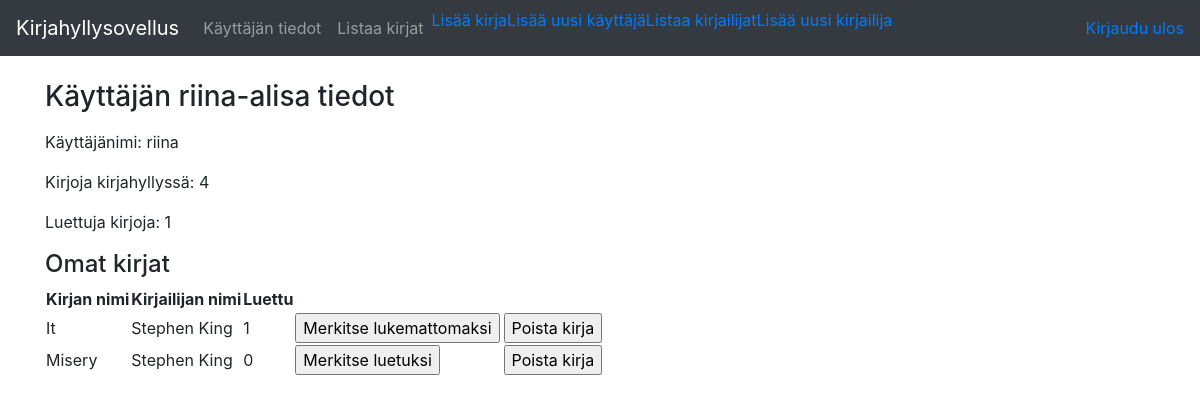
Before: /auth/riina/ (signed in) with the older database file.
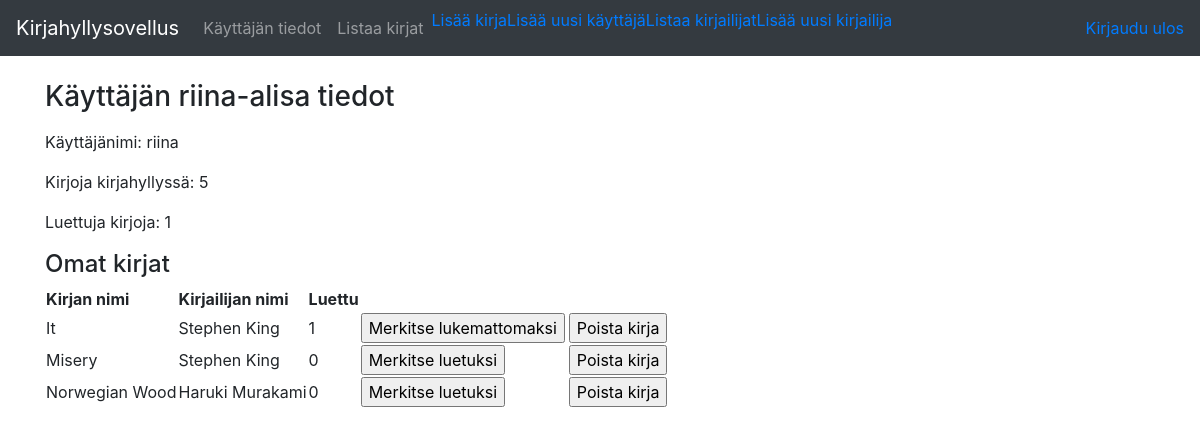
After: the same page with the newer database file.
### application/auth/models.py (models this page shows, shortened)
class User(Base):
    __tablename__ = "account"
    name = db.Column(db.String(30), nullable=False)
    username = db.Column(db.String(30), nullable=False)
    password = db.Column(db.String(30), nullable=False)
    mybooks = db.relationship("Book", secondary=users_books,
        backref=db.backref('mybooks', lazy='dynamic'))
    @staticmethod
    def count_all_books(userid):
        stmt = text("SELECT COUNT(users_books.book_id) FROM users_books WHERE user_id = :userid").params(userid=userid)
        res = db.engine.execute(stmt)
        return res.fetchone()[0]
    @staticmethod
    def count_read_books(userid):
        stmt = text("SELECT COUNT(users_books.book_id) FROM users_books WHERE user_id =  :userid AND read = 1").params(userid=userid)
        res = db.engine.execute(stmt)
        return res.fetchone()[0]

### tables this page shows
CREATE TABLE users_books (
	book_id INTEGER, 
	user_id INTEGER, 
	read BOOLEAN NOT NULL, 
	FOREIGN KEY(book_id) REFERENCES book (id), 
	FOREIGN KEY(user_id) REFERENCES account (id), 
	CHECK (read IN (0, 1))
);

### application/books/models.py (models this page shows, shortened)
class Book(Base):
    name = db.Column(db.String(144), nullable=False)

### application/authors/models.py (models this page shows, shortened)
class Author(Base):
    __tablename__ = "author"
    firstname = db.Column(db.String(30), nullable=False)
    lastname = db.Column(db.String(30), nullable=False)
    books = db.relationship("Book", secondary=authors_books,
        backref=db.backref('books', lazy='dynamic'))

### application/auth/views.py (the view)
@app.route("/auth/<username>/", methods=["GET"])
@login_required
def auth_info(username):
    user = User.query.filter_by(username=username).first()
    stmt = text(
        "SELECT ub.book_id, user_id, firstname, lastname, read, name FROM users_books ub, authors_books ab "
        "JOIN book b ON b.id=ub.book_id JOIN author ON author.id=ab.author_id WHERE ub.user_id=:user_id "
        "AND ab.book_id=ub.book_id;").params(
        user_id=user.id)
    bookslist = db.engine.execute(stmt)
    db.session().commit()
    return render_template("auth/userinfo.html", user=user, books=bookslist, all_books=user.count_all_books(user.id),
                           read_books=user.count_read_books(user.id))

### application/__init__.py (called while the page is built)
@login_manager.user_loader
def load_user(user_id):
    return User.query.get(user_id)

### application/templates/auth/userinfo.html (shortened to what this page needs)
{% extends "layout.html" %}
{% block body %}
<form method="GET" action="{{ url_for('auth_info', username=user.username) }}">
    <h3>Käyttäjän {{ user.name }} tiedot</h3>
    <p>Käyttäjänimi: {{ user.username }}</p>
    {% if all_books is defined %}
    <p>Kirjoja kirjahyllyssä: {{ all_books }}</p>
    {% endif %}
    {% if read_books is defined %}
    <p>Luettuja kirjoja: {{ read_books }}</p>
    {% endif %}
    <h4>Omat kirjat</h4>
    <table>
        <tr>
            <th>Kirjan nimi</th>
            <th>Kirjailijan nimi</th>
            <th>Luettu</th>
        </tr>
        {% for book in books %}
        <tr>
            <td>{{ book.name }}</td>
            <td>{{ book.firstname }} {{ book.lastname }}</td>
            <td>{{ book.read }}</td>
            <td>
                {% if book.read == False %}
                <form method="POST" action="{{ url_for('books_set_read_or_delete', username=user.username, book_id=book.book_id) }}">
                    <input type="submit" name="btn" value="Merkitse luetuksi"/>
                </form>
                {% endif %}
                {% if book.read == True %}
                <form method="POST" action="{{ url_for('books_set_read_or_delete', username=user.username, book_id=book.book_id) }}">
                    <input type="submit" name="btn" value="Merkitse lukemattomaksi"/>
                </form>
                {% endif %}
            </td>
            <td>
            </td>
            <td>
                <form method="POST" action="{{ url_for('books_set_read_or_delete', username=user.username, book_id=book.book_id) }}">
                    <input type="submit" name="btn" value="Poista kirja"/>
                </form>
            </td>
        </tr>
        {% endfor %}
    </table>
</form>
{% endblock %}

### application/templates/layout.html (shortened to what this page needs)
<!DOCTYPE html>
<html>
  <head>
    <link rel="stylesheet" href="https://maxcdn.bootstrapcdn.com/bootstrap/4.0.0/css/bootstrap.min.css"
>
  </head>
  <body>
    <nav class="navbar navbar-expand-md navbar-dark bg-dark mb-4">
      <a class="navbar-brand" href="#">Kirjahyllysovellus</a>
      <div class="collapse navbar-collapse" id="navbarCollapse">
        <ul class="navbar-nav mr-auto">
          <li class="nav-item">
            <a class="nav-link" href="{{ url_for('auth_info', username=current_user.username) }}">Käyttäjän tiedot</a>
          </li>
          <li class="nav-item">
            <a class="nav-link" href="{{ url_for('books_index') }}">Listaa kirjat</a>
          </li>
          <li class="nav-item">
            <a href="{{ url_for('books_form') }}">Lisää kirja</a>
          </li>
          <li class="nav-item">
            <a href="{{ url_for('auth_form') }}">Lisää uusi käyttäjä</a>
          </li>
          <li class="nav-item">
            <a href="{{ url_for('authors_index') }}">Listaa kirjailijat</a>
          </li>
          <li class="nav-item">
            <a href="{{ url_for('authors_form') }}">Lisää uusi kirjailija</a>
          </li>
        </ul>
        <div class="form-inline mt-2 mt-md-0">
          {% if current_user.is_authenticated %}
          <a href="{{url_for('auth_logout') }}">Kirjaudu ulos</a>
          {% else %}
          <a href="{{ url_for('auth_login') }}">Kirjaudu sisään</a>
          {% endif %}
        </div>
      </div>
    </nav>
    <main role="main" class="container">
      {% block body %}{% endblock %}
    </main>
  </body>
</html>

Changed rows visible on the page:
added users_books: name "Norwegian Wood", firstname "Haruki", lastname "Murakami", read "0"
Other visible differences:
{{ all_books }}: "4" → "5"
